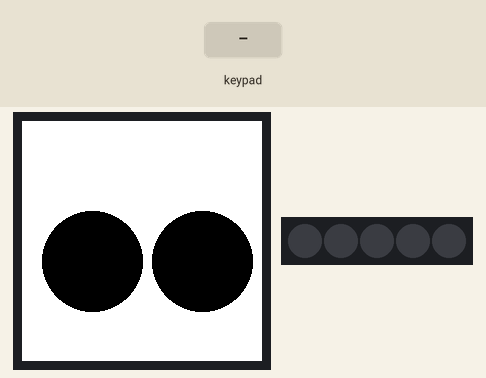
Simulated run of this sketch. Board: Arduino MKR. Parts: 240×240 colour display, 5 RGB LEDs in strip order, left to right. The inputs (shaded band) are chosen by the test bench. Random numbers use the default seed unless the sketch sets one.

Above: at 7.37 s.
7.7 s: key '0' pressed
At 8.9 s:
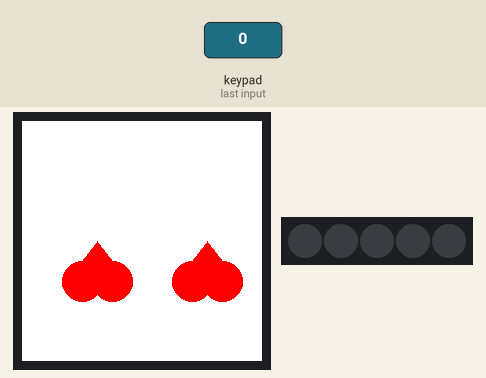
10.7 s: keypad keys 1 2 pressed 0.4 s apart
At 11.5 s:
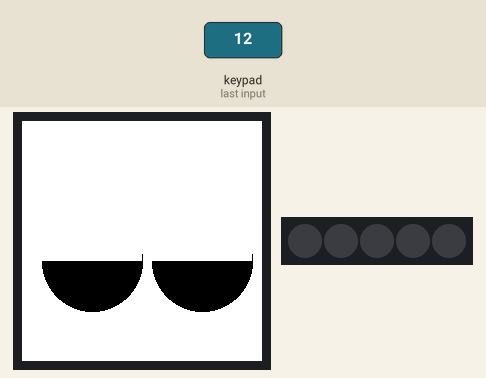
Timing chart, 0 to 13.7 s (numbered marks = the images above; inputs shaded):
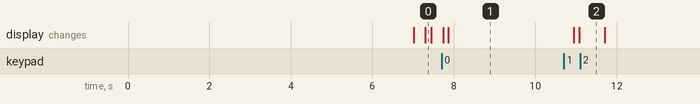

The sketch:

Opla_Robot.ino
```cpp
#include "Arduino_MKRIoTCarrier.h"
#include "EyeExpressions.h"
#include "MouthExpressions.h"

MKRIoTCarrier carrier;
bool gestureDetected = false;
unsigned long lastGestureTime = 0;
unsigned long lastActionTime = 0;

void setup() {
  CARRIER_CASE = true;
  carrier.begin();
  carrier.display.fillScreen(ST77XX_WHITE);
  drawNormalEyes();

  // Initialize last action time
  lastActionTime = millis();
}

void loop() {
  // Update the carrier status
  carrier.Buttons.update();


  // Check if the Button 1 is being touched to show sad eyes
  if (carrier.Buttons.getTouch(TOUCH1)) {
    drawSadEyes();
    lastActionTime = millis();  // Reset the last action time

  }

  // Check if button 0 is being touched
  if (carrier.Buttons.getTouch(TOUCH0)) {
    drawHeartEyes();
    delay(3000);                // Hold the heart eyes for 3 seconds
    drawNormalEyes();           // then revert back to normal eyes
    lastActionTime = millis();  // Reset the last action time
  }

  if (carrier.Light.gestureAvailable()) {
    uint8_t gesture = carrier.Light.readGesture();

    if (gesture == UP && !gestureDetected) {
      drawHalfMoonEyes();
      gestureDetected = true;
      lastGestureTime = millis();
      delay(1000);
    }
  }

  if (gestureDetected && (millis() - lastGestureTime > 5000)) {
    gestureDetected = false;
    drawNormalEyes();
  }

  // Randomly blink eyes twice at intervals between 5 to 15 seconds
  if (random(5000, 15000) < (millis() - lastActionTime)) {
    blinkEyes();
    lastActionTime = millis();
  }

  // If there's no action for more than 20 seconds, make eyes appear sleepy
  if (millis() - lastActionTime > 20000) {
    drawSleepyEyes();
    delay(3000);  // Hold the sleepy eyes for 3 seconds
    drawNormalEyes();
    lastActionTime = millis();
  }

  // Occasional lifelike movement of pupils
  if (random(0, 100) > 95) {  // 5% chance every loop iteration
    drawNormalEyes();
    delay(300);  // Hold the position for a bit before next loop iteration
  }
  delay(50);
}
```

EyeExpressions.cpp
```cpp
#include "EyeExpressions.h"

extern MKRIoTCarrier carrier;

void drawHeartEyes() {
  carrier.display.fillScreen(ST77XX_WHITE);

  // Drawing the left heart flipped vertically
  carrier.display.fillCircle(60, 160, 20, ST77XX_RED);
  carrier.display.fillCircle(90, 160, 20, ST77XX_RED);
  carrier.display.fillTriangle(40, 165, 75, 120, 110, 165, ST77XX_RED);

  // Drawing the right heart flipped vertically
  carrier.display.fillCircle(170, 160, 20, ST77XX_RED);
  carrier.display.fillCircle(200, 160, 20, ST77XX_RED);
  carrier.display.fillTriangle(150, 165, 185, 120, 220, 165, ST77XX_RED);
}


void drawNormalEyes() {
  carrier.display.fillScreen(ST77XX_WHITE);

  // Whites of the eyes
  carrier.display.fillCircle(180, 140, 50, ST77XX_BLACK);
  carrier.display.fillCircle(70, 140, 50, ST77XX_BLACK);

  // irises
  carrier.display.fillCircle(180 + random(-5, 5), 140 + random(-5, 5), 30, ST77XX_BLACK);  // Random movement for lifelike appearance
  carrier.display.fillCircle(70 + random(-5, 5), 140 + random(-5, 5), 30, ST77XX_BLACK);

  // Black pupils
  carrier.display.fillCircle(180 + random(-5, 5), 140 + random(-5, 5), 15, ST77XX_BLACK);
  carrier.display.fillCircle(70 + random(-5, 5), 140 + random(-5, 5), 15, ST77XX_BLACK);
}

void drawHalfMoonEyes() {
  carrier.display.fillScreen(ST77XX_WHITE);

  // Base black circles for the eyes
  carrier.display.fillCircle(180, 140, 50, ST77XX_BLACK);
  carrier.display.fillCircle(70, 140, 50, ST77XX_BLACK);

  // White circles overlaying the top half of the black circles
  carrier.display.fillCircle(180, 110, 50, ST77XX_WHITE);  // The Y-coordinate is moved up
  carrier.display.fillCircle(70, 110, 50, ST77XX_WHITE);   // The Y-coordinate is moved up
}

void blinkEyes() {
  carrier.display.fillScreen(ST77XX_WHITE);
  delay(150);
  drawNormalEyes();
  delay(150);
  carrier.display.fillScreen(ST77XX_WHITE);
  delay(150);
  drawNormalEyes();
}

void drawSadEyes() {
  carrier.display.fillScreen(ST77XX_WHITE);

  // Base black circles for the eyes
  carrier.display.fillCircle(70, 140, 50, ST77XX_BLACK);
  carrier.display.fillCircle(180, 140, 50, ST77XX_BLACK);

  // White overlay to make the upper part of the eye flat
  carrier.display.fillRect(20, 90, 100, 50, ST77XX_WHITE);   // For the left eye
  carrier.display.fillRect(130, 90, 100, 50, ST77XX_WHITE);  // For the right eye
}


void drawSleepyEyes() {
  carrier.display.fillScreen(ST77XX_WHITE);
  carrier.display.fillCircle(180, 130, 50, ST77XX_BLACK);  // Raised a bit to make eyes sleepy
  carrier.display.fillCircle(70, 130, 50, ST77XX_BLACK);
}
```

EyeExpressions.h
```cpp
#ifndef EYE_EXPRESSIONS_H
#define EYE_EXPRESSIONS_H

#include "Arduino_MKRIoTCarrier.h"

void drawNormalEyes();
void drawHeartEyes();
void drawHalfMoonEyes();
void blinkEyes();
void drawSadEyes();
void drawSleepyEyes();

#endif
```

MouthExpressions.cpp
```cpp
#include "MouthExpressions.h"

extern MKRIoTCarrier carrier;

void drawArc(int16_t x, int16_t y, int16_t r, int16_t startAngle, int16_t endAngle, uint16_t color) {
  for (int i = startAngle; i < endAngle; i++) {
    int16_t newX = x + r * cos(i * (PI / 180.0));
    int16_t newY = y + r * sin(i * (PI / 180.0));
    carrier.display.drawPixel(newX, newY, color);
  }
}

void drawHappyMouth() {
  // Parameters: x, y, radius, start angle, end angle, color
  drawArc(80, 50, 50, 0, 100, ST77XX_RED);
}
```

MouthExpressions.h
```cpp
#ifndef MOUTH_EXPRESSIONS_H
#define MOUTH_EXPRESSIONS_H

#include "Arduino_MKRIoTCarrier.h"

void drawHappyMouth();
void drawArc(int16_t x, int16_t y, int16_t r, int16_t startAngle, int16_t endAngle, uint16_t color);

#endif
```
